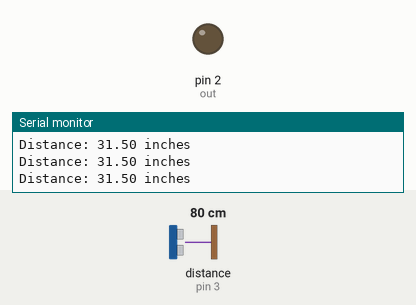
Bench run of a sketch on a simulated Arduino Nano, built with avr-gcc and run on an emulated ATmega328P. Shown: output pins drawn as LEDs (lit = HIGH), the last lines printed to the serial monitor. Wiring (inferred from the names in the program): ultrasonic range finder: trigger pin 4; echo pin 3. Dashed ring = blinking. Inputs (shaded band) come from the test bench; at power-on: distance to the obstacle (sensor on pin 3) 80 cm. The echo pulse lasts 58.3 µs per cm; pins used as bus, display or sensor lines are not drawn.

Above: at 1.2 s.
1.3 s: distance to the obstacle (sensor on pin 3) set to 7 cm
2.8 s: distance to the obstacle (sensor on pin 3) set to 4 cm
At 3.7 s:
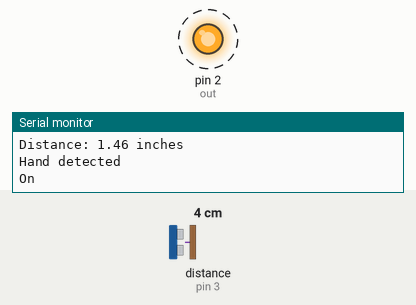
5.8 s: distance to the obstacle (sensor on pin 3) set to 9 cm
7.5 s: distance to the obstacle (sensor on pin 3) set to 2 cm
At 8.0 s:
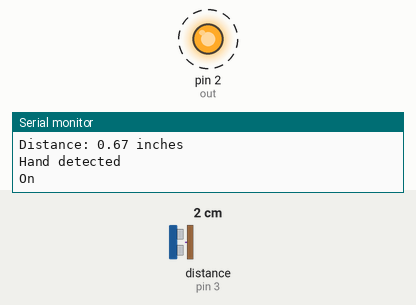
Timing chart, 0 to 11.5 s (numbered marks = the images above; inputs shaded):
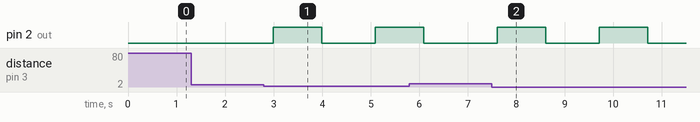

The sketch:

Sani_Ultra.ino
```cpp
const int trig = 4; //Connected to untrasonic sensor
const int echo = 3; //Connected to untrasonic sensor
const int out = 2; //Pin connected to relay

float duration, distance;

void setup() {
  Serial.begin(9600);
  pinMode(echo, INPUT); //Echo pin sends the ping signal
  pinMode(trig, OUTPUT); //Trigger pin tracks the ping duration
  pinMode(out, OUTPUT); //Declares light as an output
}

void loop() {
  //Send the ultrasonic signal to measure distance
  digitalWrite(trig, LOW);
  delayMicroseconds(2);
  digitalWrite(trig, HIGH);
  delayMicroseconds(10);
  digitalWrite(trig, LOW);

  duration = pulseIn(echo, HIGH); //Read how long it took for the signal to return
  distance = (duration / 73.75 / 2); //Convert ping speed into inches //Replace 73.75 with 29 for cm
  //Display distance on serial monitor
  Serial.print("Distance: "); \
  Serial.print(distance);
  Serial.println(" inches");

  //Check if hand is within range
  if((distance > 0) && (distance <= 2)){  //Using >0 prevents arduino from triggering when sensor is detached
    Serial.println("Hand detected"); //Print to serial output
    delay(100); //short pause to allow time for hand prep
    digitalWrite(out,1); //Toggle on the relay
    Serial.println("On"); //Print to serial output
    delay(1000); //Amount of time allowed for the pump to operate
    digitalWrite(out,0); //Toggle off the relay connected to motor
    Serial.println("Off"); //Print to serial output
    Serial.println("Delay"); //Print to serial output announcing pause
    delay(1000); // One second pause to allow time for hand to move away
  }else{ //Hand is not in range
    delay(100); //Short pause between readings
  }
}
```

Measured:
- the behaviour switches between 6 and 5 cm on distance to the obstacle (sensor on pin 3) (found by bisection; images 0 and 1)
- after the input at 2.8 s, pin 2 (out): LOW → HIGH after 0.20 s, → LOW 1.0 s later, → HIGH 1.1 s later
- after the input at 7.5 s, pin 2 (out): alternates HIGH for 1.0 s and LOW for 1.1 s, starting after 0.11 s
